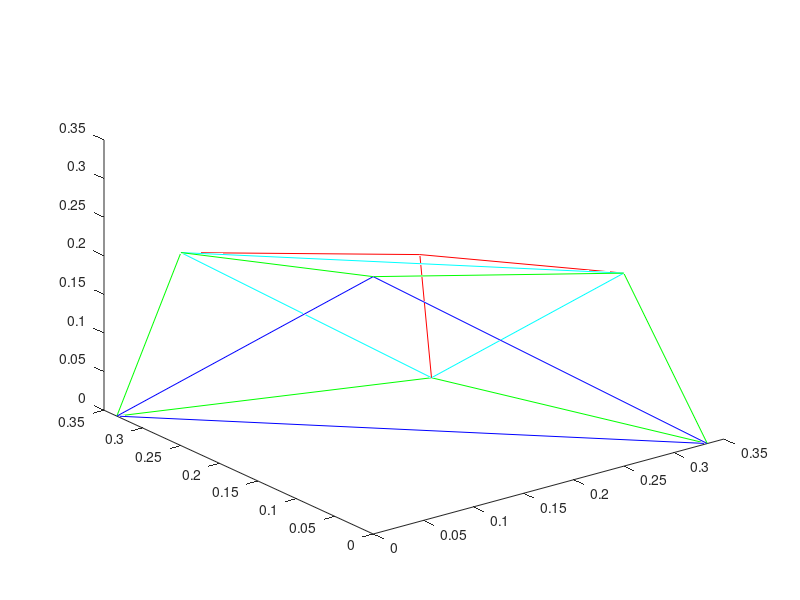
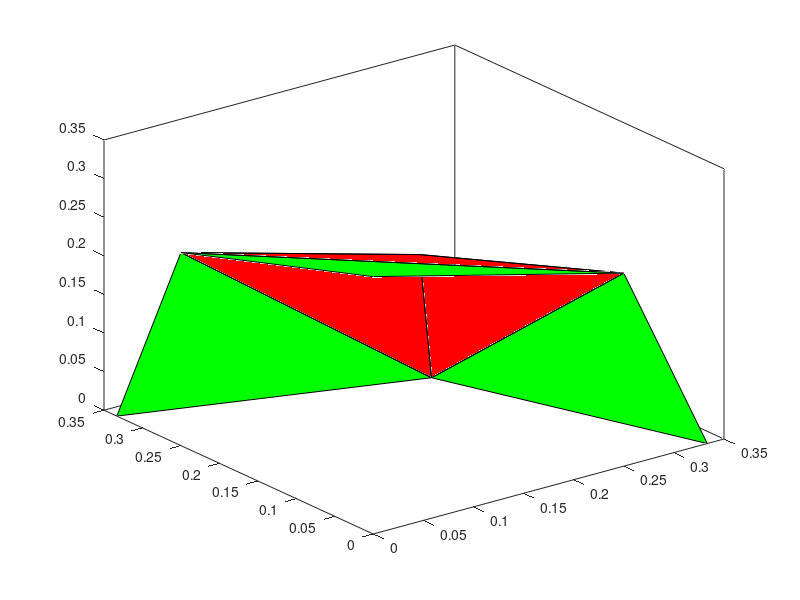

Here is the MATLAB script that generated these plots, in order:
clear all;
n=3;

B=2*eye(n)+ones(n);
g=ones(n,1); G=diag(g);
R=B*inv(G);
u=ones(n,1);

s=pinv(R)*u;

R1=R; R1(:,[1])=0; R1([1],:)=0; s1=pinv(R1)*u;
R2=R; R2(:,[2])=0; R2([2],:)=0; s2=pinv(R2)*u
R3=R; R3(:,[3])=0; R3([3],:)=0; s3=pinv(R3)*u

R12=R; R12(:,[1 2])=0; R12([1 2],:)=0; s12=pinv(R12)*u;
R23=R; R23(:,[2 3])=0; R23([2 3],:)=0; s23=pinv(R23)*u;
R13=R; R13(:,[1 3])=0; R13([1 3],:)=0; s13=pinv(R13)*u;

figure(1); 

XYZ=[s12 s23 s13 s12]; plot3(XYZ(1,:),XYZ(2,:),XYZ(3,:),'b')
hold on
xyz=[s1 s2 s3 s1]; plot3(xyz(1,:),xyz(2,:),xyz(3,:),'c')

a=[s1 s12]; plot3(a(1,:),a(2,:),a(3,:),'g')
a=[s1 s13]; plot3(a(1,:),a(2,:),a(3,:),'g')

a=[s2 s12]; plot3(a(1,:),a(2,:),a(3,:),'g')
a=[s2 s23]; plot3(a(1,:),a(2,:),a(3,:),'g')

a=[s3 s13]; plot3(a(1,:),a(2,:),a(3,:),'g')
a=[s3 s23]; plot3(a(1,:),a(2,:),a(3,:),'g')

a=[s s1]; plot3(a(1,:),a(2,:),a(3,:),'r')
a=[s s2]; plot3(a(1,:),a(2,:),a(3,:),'r')
a=[s s3]; plot3(a(1,:),a(2,:),a(3,:),'r')

figure(2); 

A=[s12 s1 s2]; fill3(A(1,:),A(2,:),A(3,:),'g'); hold on
A=[s23 s2 s3]; fill3(A(1,:),A(2,:),A(3,:),'g'); hold on
A=[s13 s1 s3]; fill3(A(1,:),A(2,:),A(3,:),'g'); hold on

A=[s s1 s2]; fill3(A(1,:),A(2,:),A(3,:),'r'); hold on
A=[s s1 s3]; fill3(A(1,:),A(2,:),A(3,:),'r'); hold on
A=[s s2 s3]; fill3(A(1,:),A(2,:),A(3,:),'r'); hold on
